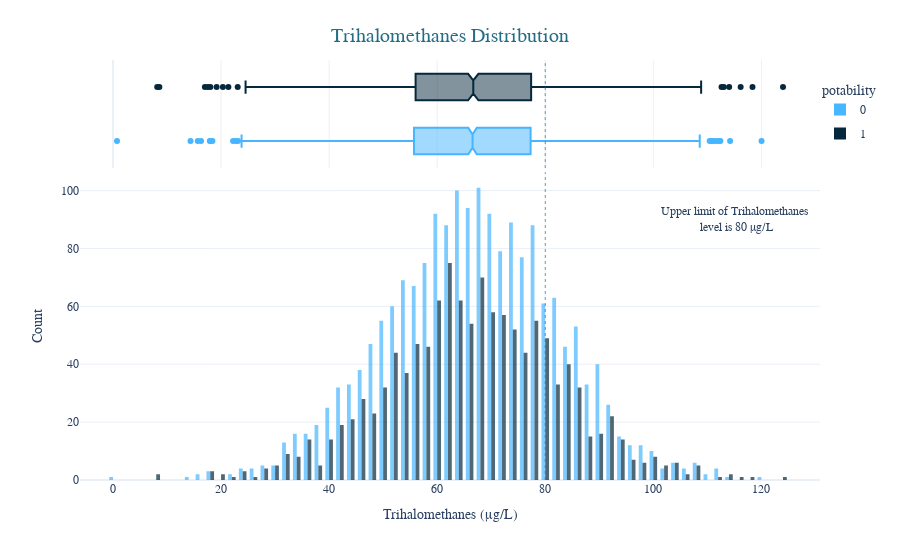

Notebook code cell kept with this figure:
### Code cell
fig = px.histogram(df,x='trihalomethanes',y=Counter(df['trihalomethanes']),color='potability',template='plotly_white',
                  marginal='box',opacity=0.7,nbins=100,color_discrete_sequence=[colors[1],colors[3]],
                  barmode='group',histfunc='count')

fig.add_vline(x=80, line_width=1, line_color=colors[2],line_dash='dot',opacity=0.7)

fig.add_annotation(text='Upper limit of Trihalomethanes<br> level is 80 μg/L',x=115,y=90,showarrow=False)

fig.update_layout(
    font_family='monospace',
    title=dict(text='Trihalomethanes Distribution',x=0.5,y=0.95,
               font=dict(color=colors[2],size=20)),
    xaxis_title_text='Trihalomethanes (μg/L)',
    yaxis_title_text='Count',
    legend=dict(x=1,y=0.96,bordercolor=colors[1],borderwidth=0,tracegroupgap=5),
    bargap=0.3,
)
fig.show()

### Figure 1 — Plotly figure (JSON) as saved in the notebook; plotly's stock layout.template omitted (floating-point values rounded to 4 significant figures; data arrays with more than 128 entries replaced by an {"elided": "..."} marker saying what was removed)
{"data": [{"alignmentgroup": "True", "bingroup": "x", "histfunc": "count", "hovertemplate": "potability=0<br>trihalomethanes=%{x}<br>count=%{y}<extra></extra>", "legendgroup": "0", "marker": {"color": "#47B5FF", "opacity": 0.7, "pattern": {"shape": ""}}, "name": "0", "nbinsx": 100, "offsetgroup": "0", "orientation": "v", "showlegend": true, "type": "histogram", "x": {"elided": "1998 float values"}, "xaxis": "x", "y": {"elided": "1998 int values"}, "yaxis": "y"}, {"alignmentgroup": "True", "hovertemplate": "potability=0<br>trihalomethanes=%{x}<extra></extra>", "legendgroup": "0", "marker": {"color": "#47B5FF"}, "name": "0", "notched": true, "offsetgroup": "0", "showlegend": false, "type": "box", "x": {"elided": "1998 float values"}, "xaxis": "x2", "yaxis": "y2"}, {"alignmentgroup": "True", "bingroup": "x", "histfunc": "count", "hovertemplate": "potability=1<br>trihalomethanes=%{x}<br>count=%{y}<extra></extra>", "legendgroup": "1", "marker": {"color": "#06283D", "opacity": 0.7, "pattern": {"shape": ""}}, "name": "1", "nbinsx": 100, "offsetgroup": "1", "orientation": "v", "showlegend": true, "type": "histogram", "x": {"elided": "1278 float values"}, "xaxis": "x", "y": {"elided": "1278 int values"}, "yaxis": "y"}, {"alignmentgroup": "True", "hovertemplate": "potability=1<br>trihalomethanes=%{x}<extra></extra>", "legendgroup": "1", "marker": {"color": "#06283D"}, "name": "1", "notched": true, "offsetgroup": "1", "showlegend": false, "type": "box", "x": {"elided": "1278 float values"}, "xaxis": "x2", "yaxis": "y2"}], "layout": {"annotations": [{"showarrow": false, "text": "Upper limit of Trihalomethanes<br> level is 80 μg/L", "x": 115, "y": 90}], "bargap": 0.3, "barmode": "group", "font": {"family": "monospace"}, "legend": {"bordercolor": "#47B5FF", "borderwidth": 0, "title": {"text": "potability"}, "tracegroupgap": 5, "x": 1, "y": 0.96}, "margin": {"t": 60}, "shapes": [{"line": {"color": "#256D85", "dash": "dot", "width": 1}, "opacity": 0.7, "type": "line", "x0": 80, "x1": 80, "xref": "x", "y0": 0, "y1": 1, "yref": "y domain"}, {"line": {"color": "#256D85", "dash": "dot", "width": 1}, "opacity": 0.7, "type": "line", "x0": 80, "x1": 80, "xref": "x2", "y0": 0, "y1": 1, "yref": "y2 domain"}], "title": {"font": {"color": "#256D85", "size": 20}, "text": "Trihalomethanes Distribution", "x": 0.5, "y": 0.95}, "xaxis": {"anchor": "y", "domain": [0, 1], "title": {"text": "Trihalomethanes (μg/L)"}}, "xaxis2": {"anchor": "y2", "domain": [0, 1], "matches": "x", "showgrid": true, "showticklabels": false}, "yaxis": {"anchor": "x", "domain": [0, 0.7326], "title": {"text": "Count"}}, "yaxis2": {"anchor": "x2", "domain": [0.7426, 1], "matches": "y2", "showgrid": false, "showline": false, "showticklabels": false, "ticks": ""}}}
